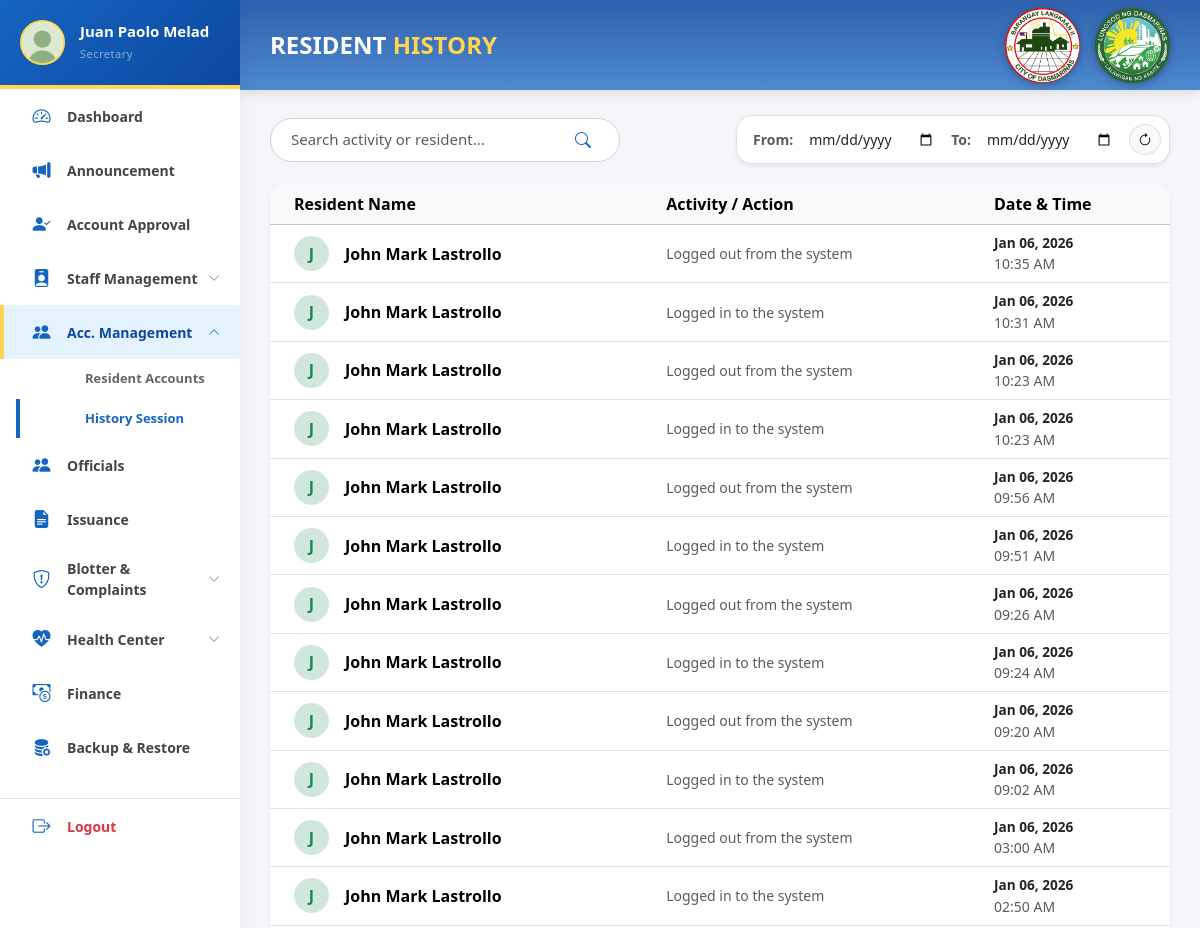
Before: /pages/admin/resident_history.php (signed in, upper part) with the older database file.
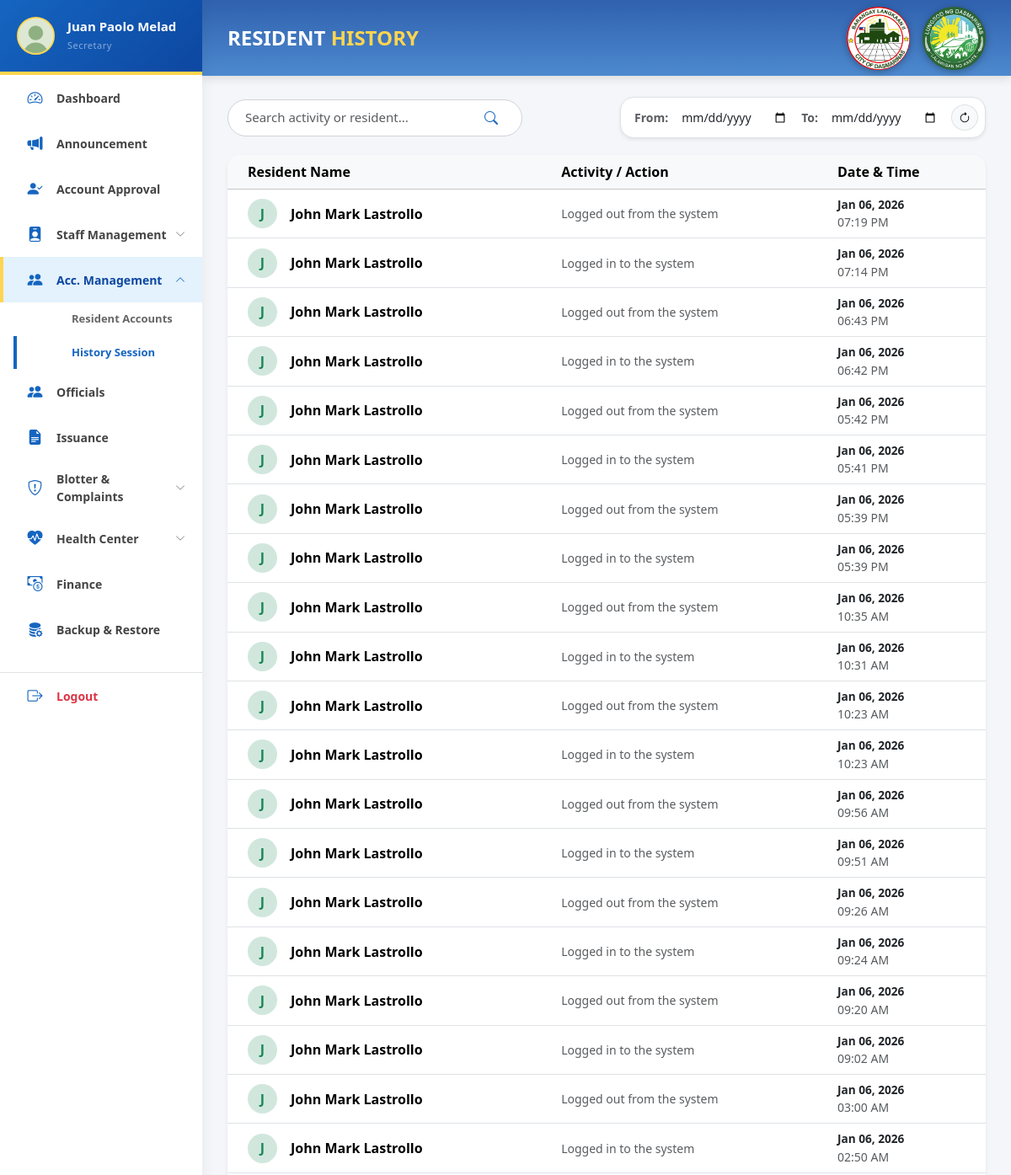
After: the same page with the newer database file.
### tables this page shows
CREATE TABLE `users` (
  `user_id` int(11) NOT NULL,
  `email` varchar(150) NOT NULL,
  `position` varchar(100) DEFAULT NULL,
  `password` varchar(255) NOT NULL,
  `first_name` varchar(100) NOT NULL,
  `last_name` varchar(100) NOT NULL,
  `role` enum('Admin','Staff','Resident') NOT NULL DEFAULT 'Resident',
  `status` enum('Active','Inactive','Pending','Rejected') NOT NULL DEFAULT 'Pending',
  `created_at` timestamp NOT NULL DEFAULT current_timestamp()
);

CREATE TABLE `history_logs` (
  `log_id` int(11) NOT NULL,
  `user_id` int(11) DEFAULT NULL,
  `action` varchar(255) NOT NULL,
  `timestamp` datetime DEFAULT current_timestamp()
);

### pages/admin/resident_history.php (the view, shortened to what the rows shown need)
<?php
require_once '../../backend/db_connect.php';
try {
    $stmt = $conn->prepare("
        SELECT h.*, u.first_name, u.last_name, u.role
        FROM history_logs h
        JOIN users u ON h.user_id = u.user_id
        WHERE u.role = 'Resident'
        ORDER BY h.timestamp DESC
    ");
    $stmt->execute();
    $logs = $stmt->fetchAll(PDO::FETCH_ASSOC);
} catch (PDOException $e) {
    $logs = [];
}
?>
<!DOCTYPE html>
<html lang="en">
<head>
    <link href="../../css/bootstrap.min.css" rel="stylesheet">
    <link rel="stylesheet" href="https://cdn.jsdelivr.net/npm/bootstrap-icons@1.11.1/font/bootstrap-icons.css">
    <link rel="stylesheet" href="../../css/admin.css">
    <link rel="stylesheet" href="../../css/sidebar.css" />
</head>
<body>
    <?php include '../../includes/sidebar.php'; ?>
    <div id="main-content">
        <div class="header">
            <h1 class="header-title">RESIDENT <span class="green">HISTORY</span></h1>
        </div>
        <div class="content">
            <div class="card shadow-sm border-0 rounded-4 overflow-hidden">
                <div class="card-body p-0">
                    <div class="table-responsive">
                        <table class="table table-hover align-middle mb-0">
                            <thead class="table-light">
                                <tr>
                                    <th class="ps-4">Resident Name</th>
                                    <th>Activity / Action</th>
                                    <th>Date & Time</th>
                                </tr>
                            </thead>
                            <tbody id="residentLogsTable">
                                <?php if(empty($logs)): ?>
                                    <tr class="no-logs"><td colspan="3" class="text-center py-4 text-muted">No activity logs found for residents.</td></tr>
                                <?php else: ?>
                                    <?php foreach ($logs as $log): ?>
                                    <tr class="log-row" data-date="<?= date("Y-m-d", strtotime($log['timestamp'])) ?>">
                                        <td class="ps-4 fw-bold">
                                            <div class="d-flex align-items-center">
                                                <div class="bg-success-subtle text-success rounded-circle d-flex align-items-center justify-content-center fw-bold me-3" style="width: 35px; height: 35px;">
                                                    <?= strtoupper(substr($log['first_name'], 0, 1)) ?>
                                                </div>
                                                <?= htmlspecialchars($log['first_name'] . ' ' . $log['last_name']) ?>
                                            </div>
                                        </td>
                                        <td class="text-muted small"><?= htmlspecialchars($log['action']) ?></td>
                                        <td>
                                            <div class="fw-bold text-dark" style="font-size: 0.85rem;">
                                                <?= date("M d, Y", strtotime($log['timestamp'])) ?>
                                            </div>
                                            <div class="small text-muted">
                                                <?= date("h:i A", strtotime($log['timestamp'])) ?>
                                            </div>
                                        </td>
                                    </tr>
                                    <?php endforeach; ?>
                                <?php endif; ?>
                            </tbody>
                        </table>
                    </div>
                </div>
            </div>
        </div>
    </div>
</body>
</html>

### includes/sidebar.php (shortened to what the rows shown need)
<?php
if (isset($_SESSION['user_id'])) {
    if (!isset($admin_user)) {
        if (isset($conn)) {
            $uid = $_SESSION['user_id'];
            $stmtSide = $conn->prepare("SELECT first_name, last_name, position FROM users WHERE user_id = :uid");
            $stmtSide->execute([':uid' => $uid]);
            $resSide = $stmtSide->fetch(PDO::FETCH_ASSOC);
        } else {
            $resSide = null;
        }
    } else {
        $resSide = $admin_user;
    }
    $sideName = ($resSide) ? $resSide['first_name'] . " " . $resSide['last_name'] : "Admin";
    $sidePos  = ($resSide) ? $resSide['position'] : "Administrator";
} else {
    $sideName = "Admin User";
    $sidePos  = "System Admin";
    $sideImg  = "../../assets/img/profile.jpg";
}
?>
<nav id="sidebar">
    <div class="sidebar-header position-relative">
        <div class="profile-info">
            <h6 class="mb-0 fw-bold text-white"><?= htmlspecialchars($sideName) ?></h6>
            <span class="text-white-50 small"><?= htmlspecialchars($sidePos) ?></span>
        </div>
    </div>
</nav>

Changed rows visible on the page:
added history_logs: user.first_name "J", user.last_name "John Mark Lastrollo", action "Logged out from the system", timestamp "Jan 06, 2026", timestamp "07:19 PM"
added history_logs: user.first_name "J", user.last_name "John Mark Lastrollo", action "Logged in to the system", timestamp "Jan 06, 2026", timestamp "07:14 PM"
added history_logs: user.first_name "J", user.last_name "John Mark Lastrollo", action "Logged out from the system", timestamp "Jan 06, 2026", timestamp "06:43 PM"
added history_logs: user.first_name "J", user.last_name "John Mark Lastrollo", action "Logged in to the system", timestamp "Jan 06, 2026", timestamp "06:42 PM"
added history_logs: user.first_name "J", user.last_name "John Mark Lastrollo", action "Logged out from the system", timestamp "Jan 06, 2026", timestamp "05:42 PM"
added history_logs: user.first_name "J", user.last_name "John Mark Lastrollo", action "Logged in to the system", timestamp "Jan 06, 2026", timestamp "05:41 PM"
added history_logs: user.first_name "J", user.last_name "John Mark Lastrollo", action "Logged out from the system", timestamp "Jan 06, 2026", timestamp "05:39 PM"
added history_logs: user.first_name "J", user.last_name "John Mark Lastrollo", action "Logged in to the system", timestamp "Jan 06, 2026", timestamp "05:39 PM"
